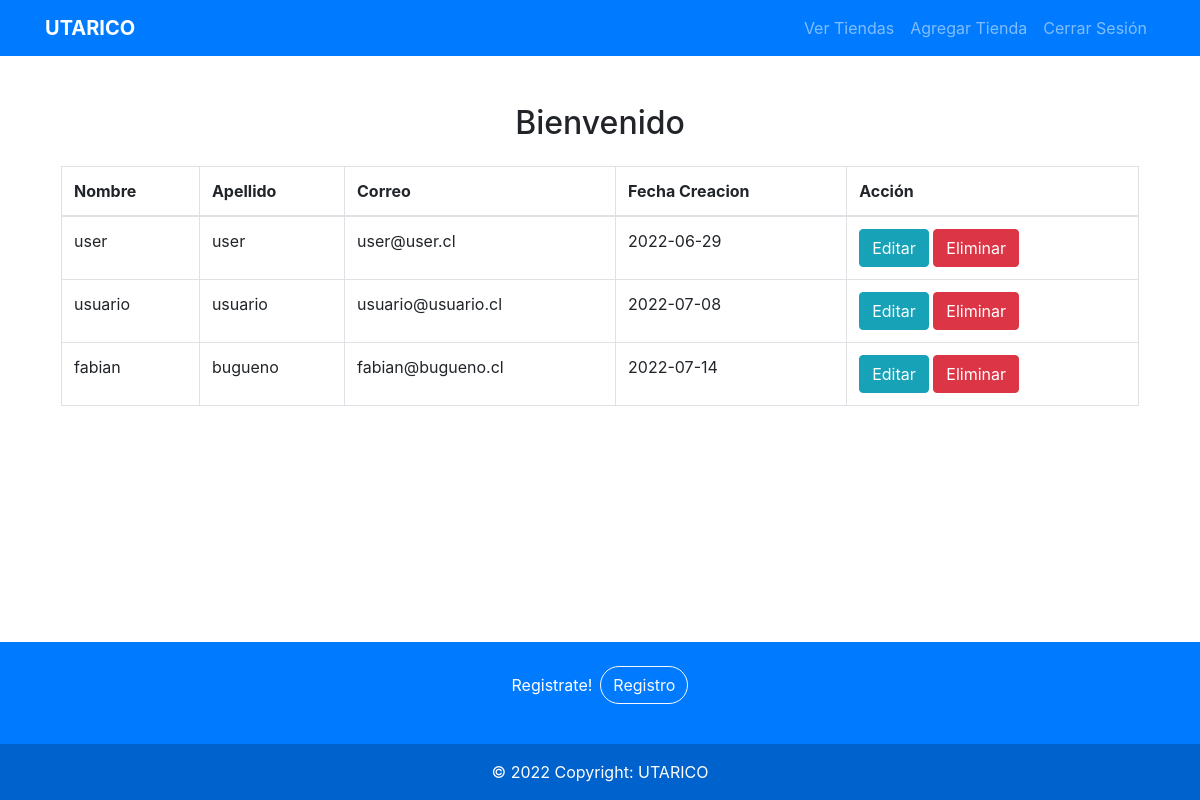
The page /resources/php/admin/admin_main_dashboard.php on the database as committed earlier.
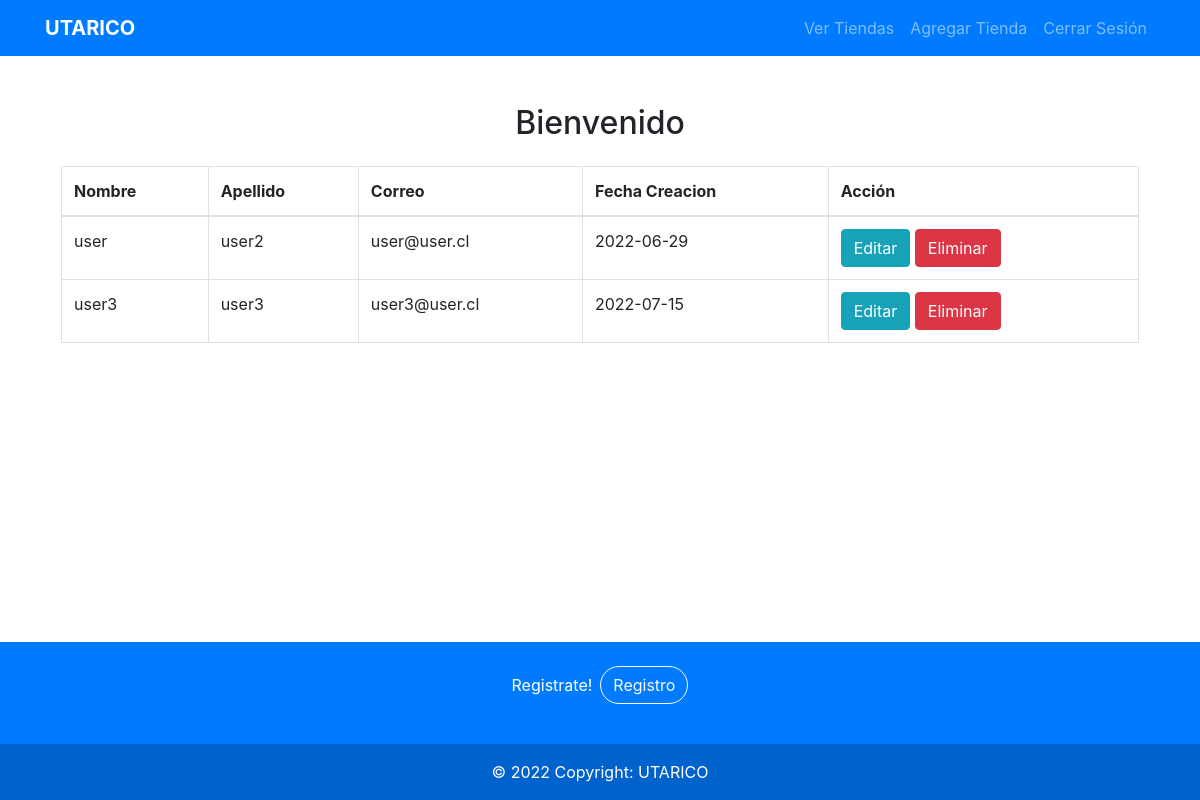
The same page on the database as committed later.
### tables this page shows
CREATE TABLE `usuarios` (
  `id` int(11) NOT NULL,
  `nombre` varchar(50) NOT NULL,
  `apellido` varchar(50) NOT NULL,
  `correo` varchar(100) NOT NULL,
  `contrasena` varchar(100) NOT NULL,
  `fecha_creacion` date NOT NULL
);

### resources/php/admin/admin_main_dashboard.php (the view, shortened to what this page needs)
<!DOCTYPE html>
<html lang="en">
<head>
    <link rel="stylesheet" href="https://cdn.jsdelivr.net/npm/bootstrap@4.6.1/dist/css/bootstrap.min.css">
    <link type="text/css" rel="stylesheet" href="../../css/estilo.css">
    <?php
		include("../conexion.php");
		$ID= $_SESSION["id"];
        $mostrar_todo = "SELECT id, nombre, apellido, correo, fecha_creacion FROM proyecto.usuarios";
        $usuarios = $conn->query($mostrar_todo);
    ?>
</head>
<body>
    <header>
        <nav class="navbar navbar-dark bg-primary navbar-expand-md col-12">
            <div class="container">
                <a href="admin_main_dashboard.php" class="navbar-brand">
                  <strong>UTARICO</strong>
                </a>
                <div class="collapse navbar-collapse" id="menu-principal">
                  <ul class="navbar-nav ml-auto">
                    <li class="nav-item"><a href="admin_vendor_dashboard.php" class="nav-link">Ver Tiendas</a></li>
                    <li class="nav-item"><a href="../vendor/vendor_register_form.php?id='<?php echo $ID; ?>'" class="nav-link">Agregar Tienda</a></li>
                    <li class="nav-item"><a href="admin_logout.php" class="nav-link">Cerrar Sesión</a></li>
                  </ul>
                </div>
            </div>
        </nav>
    </header>
    <section class="container mt-3">
        <div class="row justify-content-center">
            <div class="col-12">
                <div class="my-3 p-3">
                    <h2 class="text-center">Bienvenido <?php echo $_SESSION["nombre"] ?> <?php echo $_SESSION["apellido"] ?></h2>
                    <div class="table table-responsive">
                        <table class="table table-bordered my-3">
                        <thead>
                            <tr>
                                <th scope="col">Nombre</th>
                                <th scope="col">Apellido</th>
                                <th scope="col">Correo</th>
                                <th scope="col">Fecha Creacion</th>
                                <th scope="col">Acción</th>
                            </tr>
                        </thead>
                        <tbody>
                        <?php foreach ($usuarios as $usuario) { ?>
                            <tr>
                                <td><?php echo $usuario['nombre']; ?></td>
                                <td><?php echo $usuario['apellido']; ?></td>
                                <td><?php echo $usuario['correo']; ?></td>
                                <td><?php echo $usuario['fecha_creacion']; ?></td>
                                <td>
                                    <a name='id' class="btn btn-info" href="admin_user_edit_form.php?id='<?php echo $usuario['id']; ?>'">Editar</a>
                                    <a name='id' type="submit" method="POST" class="btn btn-danger" data-toggle="modal" data-target="#confirm-delete" >Eliminar</a>
                                </td>
                            </tr>
                        <?php } ?>
                        </tbody>
                    </table>
                    </div>
                </div>
            </div>
        </div>
    </section>
    <footer class="text-center text-white bg-primary">
        <div class="container p-4 pb-0">
            <section class="">
                <p class="d-flex justify-content-center align-items-center">
                <span class="me-3">Registrate!</span>
                <a href="../../html/user/user_register.html" class="btn btn-outline-light rounded-pill ml-2">
                    Registro
                </a>
                </p>
            </section>
        </div>
        <div class="text-center p-3" style="background-color: rgba(0, 0, 0, 0.2);">
        © 2022 Copyright: UTARICO
        </div>
    </footer>
</body>
</html>

### resources/css/estilo.css (style rules this page uses)
html { height: 100%; }
body { margin: 0; padding: 0; display: flex; flex-direction: column; min-height: 100vh; }
section { height: 100%; }
footer { margin-top: auto; }

Rows that differ between the two databases and show on the page:
removed usuarios: nombre "usuario", apellido "usuario", correo "usuario@usuario.cl", fecha_creacion "2022-07-08"
removed usuarios: nombre "fabian", apellido "bugueno", correo "fabian@bugueno.cl", fecha_creacion "2022-07-14"
changed usuarios "user": apellido "user" → "user2"
added usuarios: nombre "user3", apellido "user3", correo "user3@user.cl", fecha_creacion "2022-07-15"
